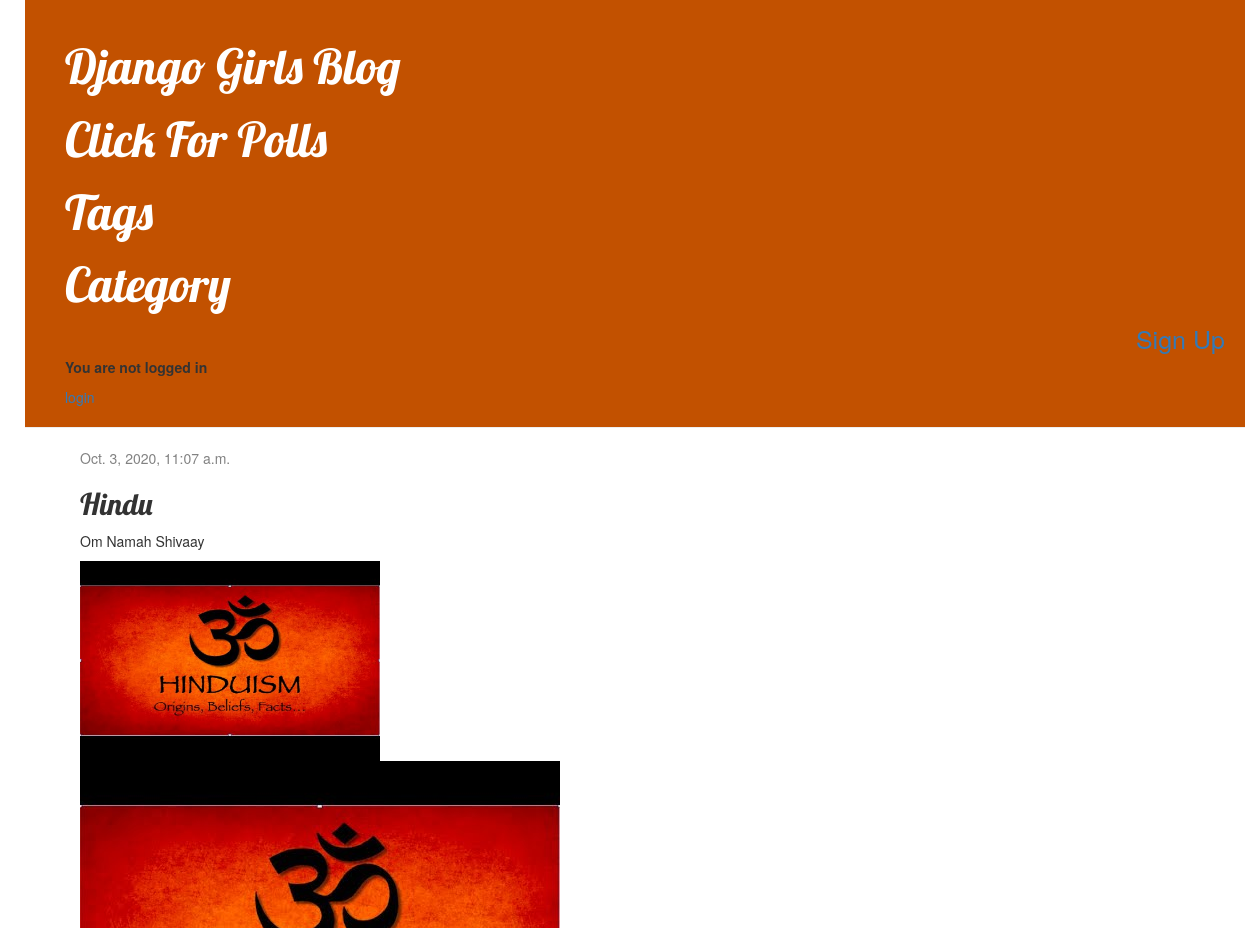
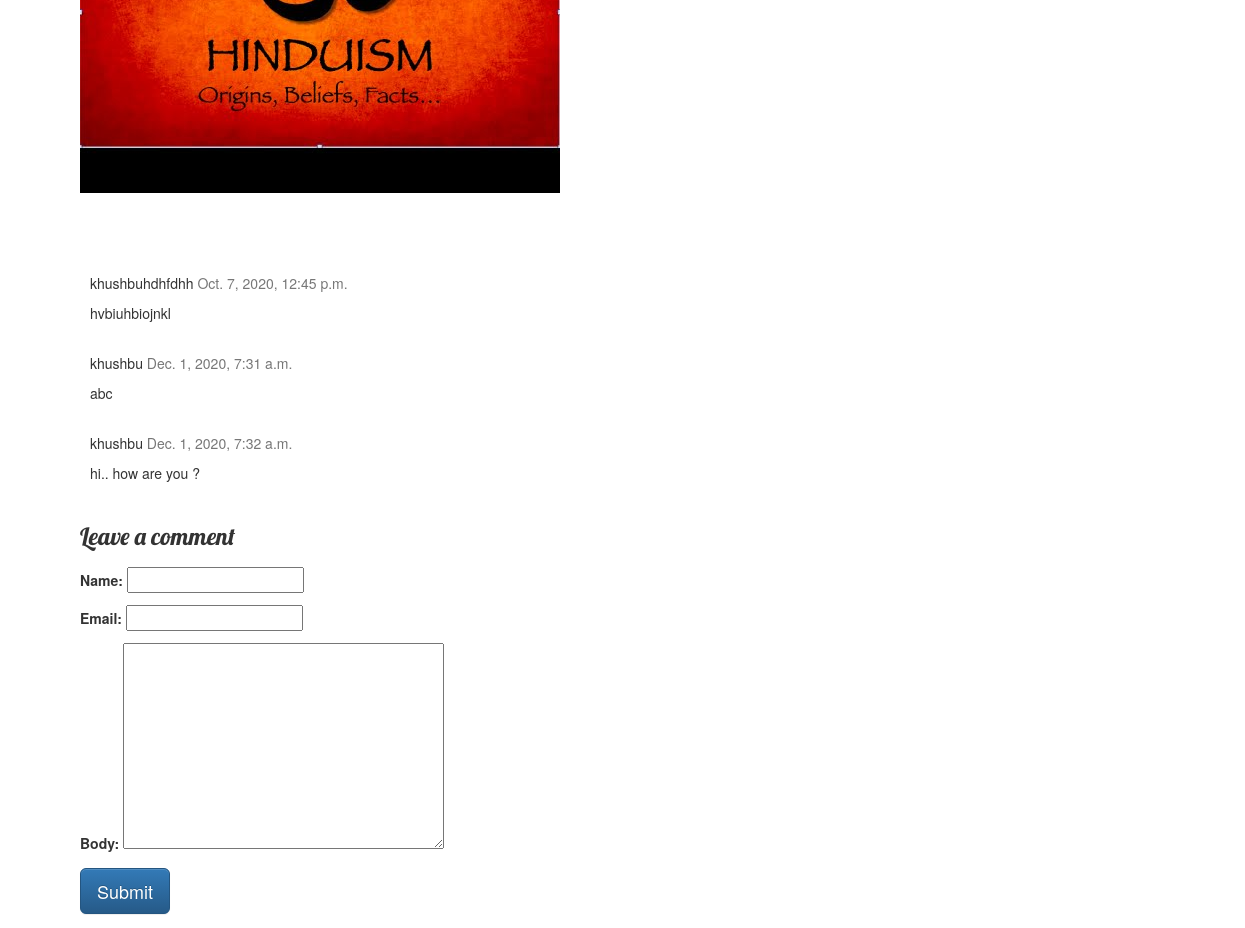
Screenshot of /hindu/ with the database file from the repository (2 pictures, top to bottom).
### blog/models.py (models this page shows, shortened)
class Post(models.Model):
	author = models.ForeignKey(settings.AUTH_USER_MODEL, on_delete=models.CASCADE)
	category = models.ForeignKey(Category, on_delete=models.CASCADE, null=True)
	tag = models.ManyToManyField(Tag, null=True)
	title = models.CharField(max_length = 200)
	slug = AutoSlugField(populate_from = 'title')
	text = models.TextField()
	created_date = models.DateTimeField(default=timezone.now)
	published_date = models.DateTimeField(blank=True, null=True)
	image = models.ImageField(upload_to =None, null=True)
	image_thumbnail = ImageSpecField (source = 'image',
									processors = [ResizeToFill(100,50)],
									format = 'JPEG',
									options = {'quality': 60} )

class Comment(models.Model):
	post = models.ForeignKey(Post, on_delete=models.CASCADE, related_name='comments')
	name = models.CharField(max_length=80)
	email = models.EmailField()
	body = models.TextField()
	created_on = models.DateTimeField(auto_now_add=True)
	active = models.BooleanField(default=False)
	class Meta:
		ordering = ['created_on']

### blog/views.py (the view)
# urls.py: path('<slug:slug>/', views.post_detail, name='post_detail'),
def post_detail(request, slug):
	post = get_object_or_404(Post, slug=slug)
	comments = post.comments.filter(active=True)
	new_comment = None
	if request.method == 'POST':
		comment_form = CommentForm(data=request.POST)
		if comment_form.is_valid():
			new_comment = comment_form.save(commit=False)
			new_comment.post = post
			new_comment.save()
	else:
		comment_form = CommentForm()
	return render(request, 'blog/post_detail.html', {'post': post,
										   'comments': comments,
										   'new_comment': new_comment,
										   'comment_form': comment_form})

### blog/forms.py
class CommentForm(forms.ModelForm):
	class Meta:
		model = Comment
		fields = ('name', 'email', 'body',)

### blog/templates/blog/post_detail.html (shortened to what this page needs)
{% extends 'blog/base.html' %}
{% block content %}
    <div class="post">
        {% if post.published_date %}
            <div class="date">
                {{ post.published_date }}
            </div>
        {% endif %}
        <h2>{{ post.title }}</h2>
        <p>{{ post.text|linebreaksbr }}</p>
        {% if post.image %}
        <img src= "{{ post.image.url }}" alt="Original Image" width="300" height="200" >
        <img src="{{post.image_thumbnail.url}}" alt="Thumbnail Image">
        {% endif %}
    </div>
    {% for comment in comments %}
        <div class="comments" style="padding: 10px;">
          <p class="font-weight-bold">
            {{ comment.name }}
            <span class=" text-muted font-weight-normal">
              {{ comment.created_on }}
            </span>
          </p>
          {{ comment.body | linebreaks }}
        </div>
    {% endfor %}
    <div class="card-body">
        {% if new_comment %}
        <div class="alert alert-success" role="alert">
          Your comment is awaiting moderation
        </div>
        {% else %}
        <h3>Leave a comment</h3>
        <form method="post" style="margin-top: 1.3em;">
          {{ comment_form.as_p }}
          <button type="submit" class="btn btn-primary  btn-lg">Submit</button>
        </form>
        {% endif %}
    </div>
{% endblock %}

### blog/templates/blog/base.html (shortened to what this page needs)
{% load static %}
<html>
    <head>
        <link rel="stylesheet" href="//maxcdn.bootstrapcdn.com/bootstrap/3.2.0/css/bootstrap.min.css">
        <link rel="stylesheet" href="//maxcdn.bootstrapcdn.com/bootstrap/3.2.0/css/bootstrap-theme.min.css">
        <link rel="stylesheet" href="{% static 'css/blog.css' %}">
    </head>
    <body>
        <div class="page-header">
            <div style="font-size: 30px">
                <h1><a href="/">Django Girls Blog</a></h1>
                <h1><a href="{% url 'polls:index' %}">Click For Polls</a></h1>
                <h1><a href="{% url 'blog:tag_list' %}"> Tags </a></h1>
                <h1><a href="{% url 'blog:category_list' %}"> Category </a></h1>
            </div>
            <div style="text-align: right; font-size: 25px;">
                <a href="{% url 'blog:signup' %}">Sign Up</a>
            </div>
            <div>
                {% if user.is_authenticated %}
                     <p style="color: white;"> Welcome <a style="color: white;" href="{% url 'blog:user_detail' pk=user.pk %}"> {{ user.username }} </a> </p>
                        <p><a href="{% url 'blog:logout' %}" style="font-size: 25px;" >logout</a></p>
                {% else %}
                        <p><b>You are not logged in</b></p>
                        <a href="{% url 'login' %}">login</a>
                {% endif %}
            </div>
        </div>
        <div class="content container">
            <div class="row">
                <div class="col-md-8">
                {% block content %}
                {% endblock %}
                </div>
            </div>
        </div>
    </body>
</html>

### blog/static/css/blog.css (style rules this page uses)
h1 a, h2 a { color: #FF8833; font-family: 'Lobster'; }
body { padding-left: 25px; }
.page-header { background-color: #C25100; margin-top: 0; padding: 20px 20px 20px 40px; }
.page-header h1, .page-header h1 a, .page-header h1 a:visited, .page-header h1 a:active { color: #ffffff; font-size: 36pt; text-decoration: none; }
.content { margin-left: 40px; }
h1, h2, h3, h4 { font-family: 'Lobster', cursive; }
.date { color: #828282; }
.post { margin-bottom: 70px; }

### rows the page displays
Post: published_date "Oct. 3, 2020, 11:07 a.m.", title "Hindu", text "Om Namah Shivaay", image (picture), image_thumbnail (picture)
Comment: name "khushbuhdhfdhh", created_on "Oct. 7, 2020, 12:45 p.m.", body "hvbiuhbiojnkl"
Comment: name "khushbu", created_on "Dec. 1, 2020, 7:31 a.m.", body "abc"
Comment: name "khushbu", created_on "Dec. 1, 2020, 7:32 a.m.", body "hi.. how are you ?"
